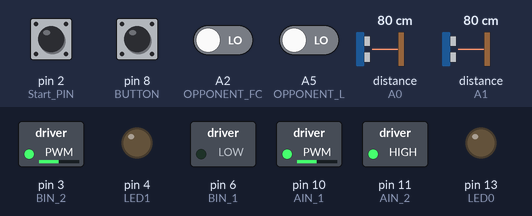
Bench run of a sketch on a simulated Arduino Uno, built with avr-gcc and run on an emulated ATmega328P. Parts: switched loads named in the sketch (green lamp = pin HIGH), output pins drawn as LEDs (lit = HIGH). Dashed ring = blinking. Inputs (shaded band) come from the test bench; at power-on: pin 2 (Start_PIN), pin 8 (BUTTON) HIGH, A2 (OPPONENT_FC), A5 (OPPONENT_L) LOW, distance to the obstacle (sensors on A0, A1) 80 cm.

Above: at 2.0 s.
2.1 s: pin 8 (BUTTON) pulled LOW for 0.15 s
At 2.9 s:
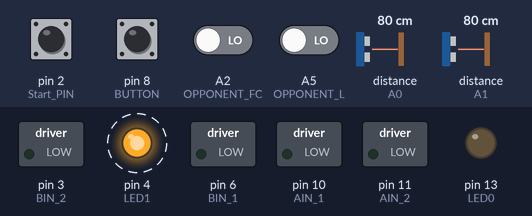
At 3.8 s:
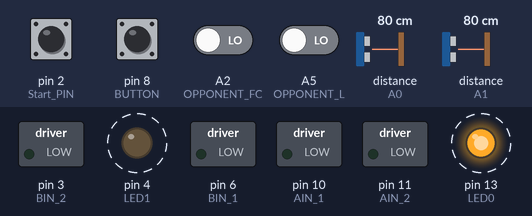
Timing chart, 0 to 11.2 s (numbered marks = the images above; inputs shaded):
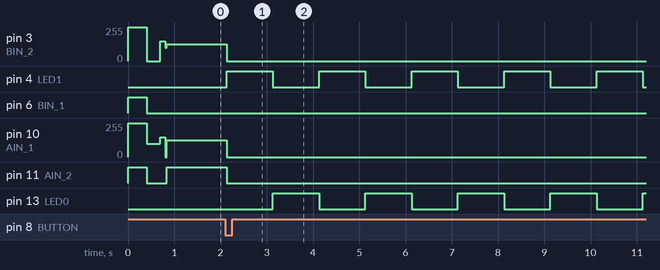

The sketch:

Sumo_firmware_test2.ino
```cpp
// Wiring Connections.

#include <SharpIR.h>
#define model 20150


#define LED0          13  // Onboard LED 0 dublicate on PBC
#define LED1          4   // PBC LED 1
#define Start_PIN     2   // Start module start pin
#define KILL_PIN      12  // Start module kill pin
#define BUZZ          9   // Buzzer
#define BUTTON        8   // Start button
#define EDGE_L        A3   // Left edge sensor
#define EDGE_R        A3   // Right edge sensor
#define EDGE_M        A3   // Right edge sensor
#define OPPONENT_L    A5  // Left opponent sensor
#define OPPONENT_R    A4  // Right opponent sensor
#define OPPONENT_FR   A1  // Front right opponent sensor
#define OPPONENT_FC   A2  // Front center opponent sensor
#define OPPONENT_FL   A0  // Front left opponent sensor

//#define DEBUG_ENABLE

int sensorValue = 0;

////////////////////////////////////
//////////// SPEED ////////////////
//////////////////////////////////
#define MAX_SPEED 255
#define STRAIGHT_SPEED 150
#define SEARCH_SPEED_1 50
#define SEARCH_SPEED_2 100
#define ROTATE_TANK_SPEED 100
#define ROTATE_SPEED 125
#define BRAKEOUT_SPEED 150
#define ATACK_SPEED 150

////////////////////////////////

bool mode = 0;        // Mode 0: For 2S
// Mode 1: For 3S
int difference = 0;
uint32_t myTimer1;
uint8_t attackZone = 0; //0-12

SharpIR Sharp_R(OPPONENT_FR, model);
SharpIR Sharp_L(OPPONENT_FL, model);

/*
  int PWMA = 5;
  int PWMB = 6;
  int BIN_1 = 11;
  int BIN_2 = 10;
  int AIN_1 = 9;
  int AIN_2 = 8;
*/


//#ifdef TA6586
int AIN_1 = 10;
int AIN_2 = 11;
int BIN_1 = 6;
int BIN_2 = 3;


// Direction.
#define LEFT    0
#define RIGHT   1

// Global variables.
uint8_t searchDir = LEFT;


// Configure the motor driver.


/*******************************************************************************
   Start Routine
   This function should be called once only when the game start.
 *******************************************************************************/
void startRoutine() {
  // Start delay.

  drive(-MAX_SPEED, -MAX_SPEED);
  // Turn right around 45 degress.
  delay(400);

  drive(ROTATE_TANK_SPEED, 0);

  delay(300);

  // Go straight.
  drive(STRAIGHT_SPEED, STRAIGHT_SPEED);

  delay(100);

  // Turn left until opponent is detected.
  drive(-0, ROTATE_TANK_SPEED);

  uint32_t startTimestamp = millis();
  while (digitalRead(OPPONENT_FC)) {
    // Quit if opponent is not found after timeout.
    if (millis() - startTimestamp > 200) {
      break;
    }
  }

}


/*******************************************************************************
   Back Off
   This function should be called when the ring edge is detected.
 *******************************************************************************/
void backoff(uint8_t dir) {
  // Stop the motors.

  // Reverse.
  drive(-BRAKEOUT_SPEED, -BRAKEOUT_SPEED);
#ifdef DEBUG_ENABLE
  Serial.println("Reverse");
#endif

  delay(100);

  // Stop the motors.
  drive(0, 0);

  delay(100);

  // Rotate..
  if (dir == LEFT) {
    drive(-ROTATE_SPEED, ROTATE_SPEED);

#ifdef DEBUG_ENABLE
    Serial.println("Dir_Left");
#endif


  } else  {
    drive(ROTATE_SPEED, -ROTATE_SPEED);

#ifdef DEBUG_ENABLE
    Serial.println("Dir_Right");
#endif
  }
  delay(100);

  // Start looking for opponent.
  // Timeout after a short period.
  uint32_t uTurnTimestamp = millis();
  while (millis() - uTurnTimestamp < 200) {
    // Opponent is detected if either one of the opponent sensor is triggered.
    if ( !digitalRead(OPPONENT_FC) ||
         !statusL() ||
         !statusR() ||
         digitalRead(OPPONENT_L) ||
         digitalRead(OPPONENT_R) ) {

      // Stop the motors.
      drive(0, 0);
      delay(50);

#ifdef DEBUG_ENABLE
      Serial.println("BrakeOut Trig");
#endif


      // Return to the main loop and run the attach program.
      return;
    }
  }

  // If opponent is not found, move forward and continue searching in the main loop..

  drive(STRAIGHT_SPEED, STRAIGHT_SPEED);

  delay(100);
}


/*******************************************************************************
   Search
 *******************************************************************************/
void search() {
  // Move in circular motion.
  if (searchDir == LEFT) {
    drive(SEARCH_SPEED_1, SEARCH_SPEED_2);
#ifdef DEBUG_ENABLE
    Serial.println("Search_Right");
#endif
  }
  else if (searchDir == RIGHT) {
    drive(SEARCH_SPEED_2, SEARCH_SPEED_1);
#ifdef DEBUG_ENABLE
    Serial.println("Search_Right");
#endif
  }


}


/*******************************************************************************
   Attack
   Track and attack the opponent in full speed.
   Do nothing if opponent is not found.
 *******************************************************************************/
void attack() {
  uint32_t attackTimestamp = millis();

  // Opponent in front center.
  // Go straight in full speed.
  if (digitalRead(OPPONENT_FC)) {
    drive(ATACK_SPEED, ATACK_SPEED);
#ifdef DEBUG_ENABLE
    Serial.println("Attack Front");
#endif
  }

  // Opponent in front left.
  // Turn left.
  else if (statusL()) {

    drive(0, ROTATE_TANK_SPEED);
#ifdef DEBUG_ENABLE
    Serial.println("Attack Front left");
#endif
  }

  // Opponent in front right.
  // Turn right.
  else if (statusR()) {

    drive(ROTATE_TANK_SPEED, 0);
#ifdef DEBUG_ENABLE
    Serial.println("Attack Front right");
#endif
  }

  // Opponent in left side.
  // Rotate left until opponent is in front.
  else if (!digitalRead(OPPONENT_L)) {
    drive(-ROTATE_SPEED, ROTATE_SPEED);
#ifdef DEBUG_ENABLE
    Serial.println("Attack LEFT");
#endif
    while (digitalRead(OPPONENT_FC)) {
      // Quit if opponent is not found after timeout.
      if (millis() - attackTimestamp > 400) {
        break;
      }
    }
  }

  // Opponent in right side.
  // Rotate right until opponent is in front.
  else if (!digitalRead(OPPONENT_R) == 0) {

    drive(ROTATE_SPEED, -ROTATE_SPEED);
#ifdef DEBUG_ENABLE
    Serial.println("Attack RIGHT");
#endif
    while (digitalRead(OPPONENT_FC)) {
      // Quit if opponent is not found after timeout.
      if (millis() - attackTimestamp > 400) {
        break;
      }
    }
  }

}


/*******************************************************************************
   Setup
   This function runs once after reset.
 *******************************************************************************/
void setup() {

#ifdef DEBUG_ENABLE
  Serial.begin(9600);
#endif
#ifdef SUMO_INTERFACE
  Serial.begin(9600);
#endif

  pinMode(Start_PIN, INPUT);
  pinMode(KILL_PIN, INPUT);

  pinMode(BUTTON, INPUT_PULLUP);
  //pinMode(EDGE_L, INPUT);
  //pinMode(EDGE_R, INPUT);

  pinMode(BIN_1, OUTPUT);
  pinMode(BIN_2, OUTPUT);
  pinMode(AIN_1, OUTPUT);
  pinMode(AIN_2, OUTPUT);

  pinMode(LED0, OUTPUT);
  pinMode(LED1, OUTPUT);

  bool currentMode = 0;


  // Turn off the LEDs.
  // Those LEDs are active low.
  digitalWrite(LED0, 0);
  digitalWrite(LED1, 0);

  // Stop the motors.

  drive(0, 0);
#ifdef SUMO_INTERFACE
  while (true)
  {
    sumo_int();
  }
#endif
  /*
  delay (2000);
  digitalWrite(LED1, HIGH);
  delay(500);
  digitalWrite(LED1, LOW);
  delay(500);
  digitalWrite(LED1, HIGH);
  delay(500);
  digitalWrite(LED1, LOW);
  Serial.println("COLIBRATION...");

  while (millis() < 10000) {

    // Grabs incoming data from the photosensor
    sensorValue = analogRead(EDGE_L);
    if ( sensorValue > sensorMax) {
      sensorMax = sensorValue;
    }
    if ( sensorValue < sensorMin) {
      sensorMin = sensorValue;
    }
  }
  Serial.println("COLIBRATION COMPLITE");

  digitalWrite(LED1, HIGH);
  delay(500);
  digitalWrite(LED1, LOW);
  delay(500);
  */
#ifdef DEBUG_ENABLE
  Serial.print(sensorMin);
  Serial.print(" ");
  Serial.print(sensorMax);
  Serial.println(" ");
#endif

  while (!digitalRead(Start_PIN)) {
    // While waiting, show the status of the edge sensor for easy calibration.
    if (!LineSens()) {
      digitalWrite(LED1, HIGH);
    } else {
      digitalWrite(LED1, LOW);
    }
    /*
        if (!digitalRead(EDGE_R)) {
           digitalWrite(LED0, HIGH);
        } else {
          digitalWrite(LED0, LOW);
        }
    */
    if (digitalRead(BUTTON))
    {
      if (currentMode == 0)
      {
        digitalWrite(LED0, 0);
        mode = 1;
        //blink(2);
        difference = 80;
        currentMode == 1;

      }
      else if (currentMode == 1)
      {
        digitalWrite(LED0, 0);
        mode = 0;
        //blink(1);
        difference = 0;
        currentMode == 0;
      }
    }


#ifdef DEBUG_ENABLE
    bool FRONT_State = digitalRead(OPPONENT_FC);
    bool FRONT_R_State = statusR();
    bool FRONT_L_State = statusL();
    bool RIGHT_State = digitalRead(OPPONENT_R);
    bool LEFT_State = digitalRead(OPPONENT_L);
    bool LINE_State = LineSens();

    Serial.print(FRONT_L_State);
    Serial.print(" ");
    Serial.print(FRONT_State);
    Serial.print(" ");
    Serial.print(FRONT_R_State);
    Serial.print(" ");
    Serial.print(LEFT_State);
    Serial.print(" ");
    Serial.print(RIGHT_State);
    Serial.print(" ");

    Serial.print(!LINE_State);
    Serial.println(" ");
    Serial.print(sensorValue);
    Serial.println(" ");
#endif

  }

  // Wait until button is released.
  while (!digitalRead(Start_PIN));

  // Turn on the LEDs.
  digitalWrite(LED0, LOW);
  digitalWrite(LED1, LOW);

  startRoutine();
}

/*******************************************************************************
   Main program loop.
 *******************************************************************************/
void loop() {

/*
  // Edge is detected on the left.
  if (!LineSens()) {
    // Back off and make a U-Turn to the right.
    backoff(RIGHT);

    // Toggle the search direction.
    searchDir ^= 1;
  }

  // Edge is detected on the right.


  // Edge is not detected.
  else {
    */
    // Keep searching if opponent is not detected.
    if ( digitalRead(OPPONENT_FC) &&
         statusL() &&
         statusR() &&
         !digitalRead(OPPONENT_L) &&
         !digitalRead(OPPONENT_R) ) {
      search();
#ifdef DEBUG_ENABLE
      Serial.println("GO SEARCH void");
#endif

    }

    // Attack if opponent is in view.
    else {
      attack();
#ifdef DEBUG_ENABLE
      Serial.println("GO to Attack void");
#endif
    }


  // Stop the robot if the button is pressed.
  if (!digitalRead(BUTTON)) {
    // Stop the motors.
    drive(0, 0);


    digitalWrite(LED0, LOW);
    // Loop forever here.
    while (1) {
      digitalWrite(LED0, LOW);
      digitalWrite(LED1, HIGH);
      delay(1000);
      digitalWrite(LED0, HIGH);
      digitalWrite(LED1, LOW);
      delay(1000);
    }

  }

}

void drive(int left, int right) {

  // функция для управления скоростью и направления вращения моторов

  left = constrain(left, -255, 255);   // жестко ограничиваем диапозон значений
  right = constrain(right, -255, 255); // жестко ограничиваем диапозон значений

  if (left >= 0)
  {
    digitalWrite(AIN_2, LOW);
    analogWrite(AIN_1, abs(left));
  }
  else
  {
    digitalWrite(AIN_2, HIGH);
    analogWrite(AIN_1, abs(left));
  }
  if (right >= 0)
  {
    digitalWrite(BIN_1, LOW);
    analogWrite(BIN_2, abs(right));
  }
  else
  {
    digitalWrite(BIN_1, HIGH);
    analogWrite(BIN_2, abs(right));
  }
}

bool statusL()
{
  bool statusLeft;
  int disL  = Sharp_L.distance();
  if (disL < 40)
  {
    statusLeft = true;
  }
  else {
    statusLeft = false;
  }
  return statusLeft;

}
bool statusR()
{
  bool statusRight;
  int disR = Sharp_R.distance();
  if (disR < 40)
  {
    statusRight = true;
  }
  else {
    statusRight = false;
  }
  return statusRight;

}
void blink(uint8_t num)
{
  bool on = 0;
  uint8_t n = 0;
  for (int n = 0; n < num;  n++)
  {
    if (millis() - myTimer1 >= 300)
    { // ищем разницу (300 мс)
      myTimer1 = millis();              // сброс таймера
      if (on)
      {
        digitalWrite(LED0, 0);
      }
      else
      {
        digitalWrite(LED0, 1);
      }
    }
  }
}
bool LineSens()
{
  bool State = 0;
  sensorValue = analogRead(EDGE_L);
  if (sensorValue < 200)
  {
    State = 0;
  }
  else if (sensorValue > 500)
  {
    State = 1;
  }
  return State;
}
```

Measured:
- after the input at 2.1 s, pin 3 (BIN_2), pin 10 (AIN_1): 125/255 → 0/255 at once; pin 4 (LED1): alternates HIGH for 1.0 s and LOW for 1.0 s, starting at once; pin 11 (AIN_2): HIGH → LOW at once; pin 13 (LED0): alternates HIGH for 1.0 s and LOW for 1.0 s, starting after 1.0 s
